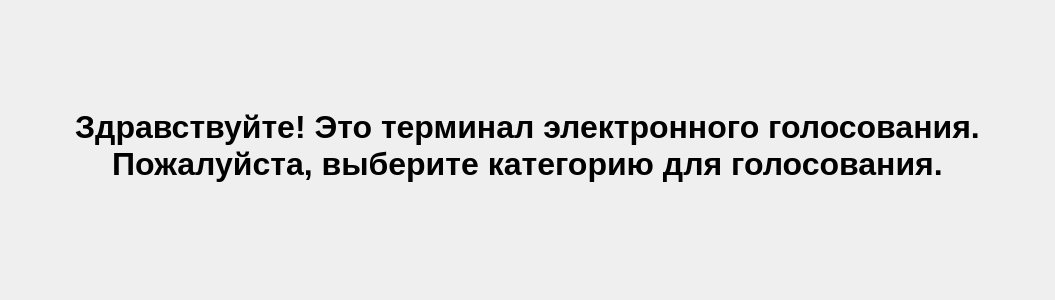
<?xml version="1.0" encoding="UTF-8"?>
<ui version="4.0">
 <class>CategorySelectWindow</class>
 <widget class="QWidget" name="CategorySelectWindow">
  <property name="geometry">
   <rect>
    <x>0</x>
    <y>0</y>
    <width>1055</width>
    <height>300</height>
   </rect>
  </property>
  <property name="windowTitle">
   <string>Dialog</string>
  </property>
  <property name="styleSheet">
   <string notr="true">QDialog {
	border-image:url(:/images/theme16x9);
}</string>
  </property>
  <layout class="QVBoxLayout" name="verticalLayout">
   <item>
    <widget class="QLabel" name="label">
     <property name="maximumSize">
      <size>
       <width>16777215</width>
       <height>100</height>
      </size>
     </property>
     <property name="font">
      <font>
       <pointsize>24</pointsize>
       <weight>75</weight>
       <bold>true</bold>
      </font>
     </property>
     <property name="text">
      <string>Здравствуйте! Это терминал электронного голосования.
Пожалуйста, выберите категорию для голосования.</string>
     </property>
     <property name="textFormat">
      <enum>Qt::PlainText</enum>
     </property>
     <property name="alignment">
      <set>Qt::AlignCenter</set>
     </property>
    </widget>
   </item>
   <item>
    <layout class="QGridLayout" name="gridLayout"/>
   </item>
   <item>
    <spacer name="verticalSpacer">
     <property name="orientation">
      <enum>Qt::Vertical</enum>
     </property>
     <property name="sizeType">
      <enum>QSizePolicy::Fixed</enum>
     </property>
     <property name="sizeHint" stdset="0">
      <size>
       <width>20</width>
       <height>10</height>
      </size>
     </property>
    </spacer>
   </item>
  </layout>
 </widget>
 <resources/>
 <connections/>
</ui>
